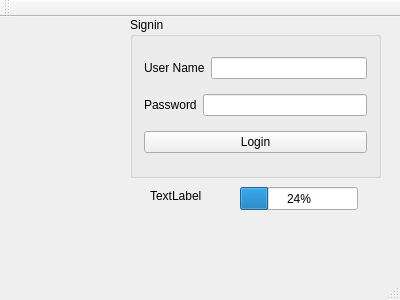
<?xml version="1.0" encoding="UTF-8"?>
<ui version="4.0">
 <class>loginWindow</class>
 <widget class="QMainWindow" name="loginWindow">
  <property name="geometry">
   <rect>
    <x>0</x>
    <y>0</y>
    <width>400</width>
    <height>300</height>
   </rect>
  </property>
  <property name="windowTitle">
   <string>loginWindow</string>
  </property>
  <widget class="QWidget" name="centralWidget">
   <widget class="QGroupBox" name="groupBox">
    <property name="geometry">
     <rect>
      <x>130</x>
      <y>0</y>
      <width>251</width>
      <height>161</height>
     </rect>
    </property>
    <property name="title">
     <string>Signin</string>
    </property>
    <layout class="QVBoxLayout" name="verticalLayout">
     <item>
      <layout class="QHBoxLayout" name="horizontalLayout">
       <item>
        <widget class="QLabel" name="label_username">
         <property name="text">
          <string>User Name</string>
         </property>
        </widget>
       </item>
       <item>
        <widget class="QLineEdit" name="lineEdit_userName"/>
       </item>
      </layout>
     </item>
     <item>
      <layout class="QHBoxLayout" name="horizontalLayout_2">
       <item>
        <widget class="QLabel" name="label_password">
         <property name="text">
          <string>Password</string>
         </property>
        </widget>
       </item>
       <item>
        <widget class="QLineEdit" name="lineEdit_password">
         <property name="echoMode">
          <enum>QLineEdit::Password</enum>
         </property>
        </widget>
       </item>
      </layout>
     </item>
     <item>
      <widget class="QPushButton" name="pushButton_login">
       <property name="text">
        <string>Login</string>
       </property>
      </widget>
     </item>
    </layout>
   </widget>
   <widget class="QLabel" name="label_pic">
    <property name="geometry">
     <rect>
      <x>20</x>
      <y>40</y>
      <width>101</width>
      <height>111</height>
     </rect>
    </property>
    <property name="text">
     <string/>
    </property>
   </widget>
   <widget class="QLabel" name="label">
    <property name="geometry">
     <rect>
      <x>150</x>
      <y>170</y>
      <width>67</width>
      <height>17</height>
     </rect>
    </property>
    <property name="text">
     <string>TextLabel</string>
    </property>
   </widget>
   <widget class="QProgressBar" name="progressBar">
    <property name="geometry">
     <rect>
      <x>240</x>
      <y>170</y>
      <width>118</width>
      <height>23</height>
     </rect>
    </property>
    <property name="value">
     <number>24</number>
    </property>
   </widget>
  </widget>
  <widget class="QMenuBar" name="menuBar">
   <property name="geometry">
    <rect>
     <x>0</x>
     <y>0</y>
     <width>400</width>
     <height>25</height>
    </rect>
   </property>
  </widget>
  <widget class="QToolBar" name="mainToolBar">
   <attribute name="toolBarArea">
    <enum>TopToolBarArea</enum>
   </attribute>
   <attribute name="toolBarBreak">
    <bool>false</bool>
   </attribute>
  </widget>
  <widget class="QStatusBar" name="status_login"/>
 </widget>
 <layoutdefault spacing="6" margin="11"/>
 <resources/>
 <connections/>
</ui>
